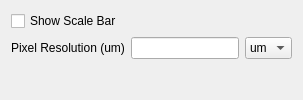
          <widget class="QWidget" name="tab_7">
           <attribute name="title">
            <string>Scale Bar</string>
           </attribute>
           <layout class="QVBoxLayout" name="verticalLayout_21">
            <item>
             <widget class="QCheckBox" name="scalebar_show">
              <property name="text">
               <string>Show Scale Bar</string>
              </property>
             </widget>
            </item>
            <item>
             <layout class="QGridLayout" name="gridLayout_20">
              <item row="0" column="1">
               <widget class="QLineEdit" name="scalebar_resolution">
                <property name="maximumSize">
                 <size>
                  <width>200</width>
                  <height>16777215</height>
                 </size>
                </property>
               </widget>
              </item>
              <item row="0" column="2">
               <widget class="QComboBox" name="scalebar_units">
                <property name="maximumSize">
                 <size>
                  <width>200</width>
                  <height>100</height>
                 </size>
                </property>
                <item>
                 <property name="text">
                  <string>um</string>
                 </property>
                </item>
                <item>
                 <property name="text">
                  <string>nm</string>
                 </property>
                </item>
               </widget>
              </item>
              <item row="0" column="0">
               <widget class="QLabel" name="label_48">
                <property name="text">
                 <string>Pixel Resolution (um)</string>
                </property>
               </widget>
              </item>
             </layout>
            </item>
            <item>
             <spacer name="verticalSpacer_8">
              <property name="orientation">
               <enum>Qt::Vertical</enum>
              </property>
              <property name="sizeHint" stdset="0">
               <size>
                <width>20</width>
                <height>1</height>
               </size>
              </property>
             </spacer>
            </item>
           </layout>
          </widget>
